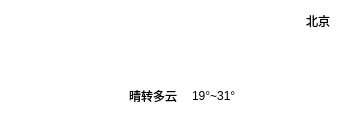
    <widget class="QWidget" name="widget_3" native="true">
     <property name="geometry">
      <rect>
       <x>10</x>
       <y>70</y>
       <width>341</width>
       <height>121</height>
      </rect>
     </property>
     <property name="styleSheet">
      <string notr="true">background-color: rgba(157, 133, 255, 0);
border-radius: 15px</string>
     </property>
     <layout class="QHBoxLayout" name="horizontalLayout_3">
      <property name="spacing">
       <number>8</number>
      </property>
      <item>
       <widget class="QLabel" name="lblTypeIcon">
        <property name="minimumSize">
         <size>
          <width>110</width>
          <height>110</height>
         </size>
        </property>
        <property name="maximumSize">
         <size>
          <width>110</width>
          <height>110</height>
         </size>
        </property>
        <property name="styleSheet">
         <string notr="true">background-color: rgba(255, 255, 255, 0);</string>
        </property>
        <property name="text">
         <string/>
        </property>
        <property name="pixmap">
         <pixmap resource="main.qrc">:/res/type/DuoYun.png</pixmap>
        </property>
        <property name="scaledContents">
         <bool>true</bool>
        </property>
        <property name="alignment">
         <set>Qt::AlignCenter</set>
        </property>
       </widget>
      </item>
      <item>
       <layout class="QVBoxLayout" name="verticalLayout_2">
        <property name="spacing">
         <number>0</number>
        </property>
        <item>
         <layout class="QHBoxLayout" name="horizontalLayout_2">
          <item>
           <widget class="QLabel" name="lblTemp">
            <property name="font">
             <font>
              <family>Arial</family>
              <pointsize>40</pointsize>
              <italic>false</italic>
              <bold>false</bold>
             </font>
            </property>
            <property name="styleSheet">
             <string notr="true">color: rgb(255, 255, 255);
font: 40pt &quot;Arial&quot;;
background-color: rgba(0, 255, 255, 0);</string>
            </property>
            <property name="text">
             <string>32°</string>
            </property>
            <property name="scaledContents">
             <bool>true</bool>
            </property>
            <property name="alignment">
             <set>Qt::AlignCenter</set>
            </property>
           </widget>
          </item>
          <item>
           <spacer name="horizontalSpacer_2">
            <property name="orientation">
             <enum>Qt::Horizontal</enum>
            </property>
            <property name="sizeHint" stdset="0">
             <size>
              <width>40</width>
              <height>20</height>
             </size>
            </property>
           </spacer>
          </item>
          <item>
           <layout class="QVBoxLayout" name="verticalLayout">
            <property name="topMargin">
             <number>0</number>
            </property>
            <property name="bottomMargin">
             <number>40</number>
            </property>
            <item>
             <widget class="QLabel" name="lblCity">
              <property name="styleSheet">
               <string notr="true">font: 12pt &quot;Microsoft YaHei UI&quot;;
background-color: rgba(255, 255, 255,0);</string>
              </property>
              <property name="text">
               <string>北京</string>
              </property>
              <property name="alignment">
               <set>Qt::AlignRight|Qt::AlignTrailing|Qt::AlignVCenter</set>
              </property>
             </widget>
            </item>
           </layout>
          </item>
         </layout>
        </item>
        <item>
         <layout class="QHBoxLayout" name="horizontalLayout">
          <property name="spacing">
           <number>6</number>
          </property>
          <property name="sizeConstraint">
           <enum>QLayout::SetDefaultConstraint</enum>
          </property>
          <item>
           <widget class="QLabel" name="lblType">
            <property name="sizePolicy">
             <sizepolicy hsizetype="Preferred" vsizetype="Preferred">
              <horstretch>0</horstretch>
              <verstretch>0</verstretch>
             </sizepolicy>
            </property>
            <property name="styleSheet">
             <string notr="true">background-color: rgba(255, 255, 255,0);
font: 12pt &quot;微软雅黑&quot;;</string>
            </property>
            <property name="text">
             <string>晴转多云</string>
            </property>
            <property name="scaledContents">
             <bool>true</bool>
            </property>
            <property name="alignment">
             <set>Qt::AlignLeading|Qt::AlignLeft|Qt::AlignVCenter</set>
            </property>
           </widget>
          </item>
          <item>
           <widget class="Line" name="line">
            <property name="minimumSize">
             <size>
              <width>0</width>
              <height>15</height>
             </size>
            </property>
            <property name="maximumSize">
             <size>
              <width>16777215</width>
              <height>15</height>
             </size>
            </property>
            <property name="styleSheet">
             <string notr="true">color: rgb(255, 0, 0);</string>
            </property>
            <property name="orientation">
             <enum>Qt::Vertical</enum>
            </property>
           </widget>
          </item>
          <item>
           <widget class="QLabel" name="lblLowHigh">
            <property name="styleSheet">
             <string notr="true">background-color: rgba(255, 255, 255,0);
font: 12pt &quot;微软雅黑&quot;;</string>
            </property>
            <property name="text">
             <string>19°~31°</string>
            </property>
            <property name="alignment">
             <set>Qt::AlignLeading|Qt::AlignLeft|Qt::AlignVCenter</set>
            </property>
           </widget>
          </item>
          <item>
           <spacer name="horizontalSpacer">
            <property name="orientation">
             <enum>Qt::Horizontal</enum>
            </property>
            <property name="sizeHint" stdset="0">
             <size>
              <width>40</width>
              <height>20</height>
             </size>
            </property>
           </spacer>
          </item>
         </layout>
        </item>
       </layout>
      </item>
     </layout>
    </widget>
